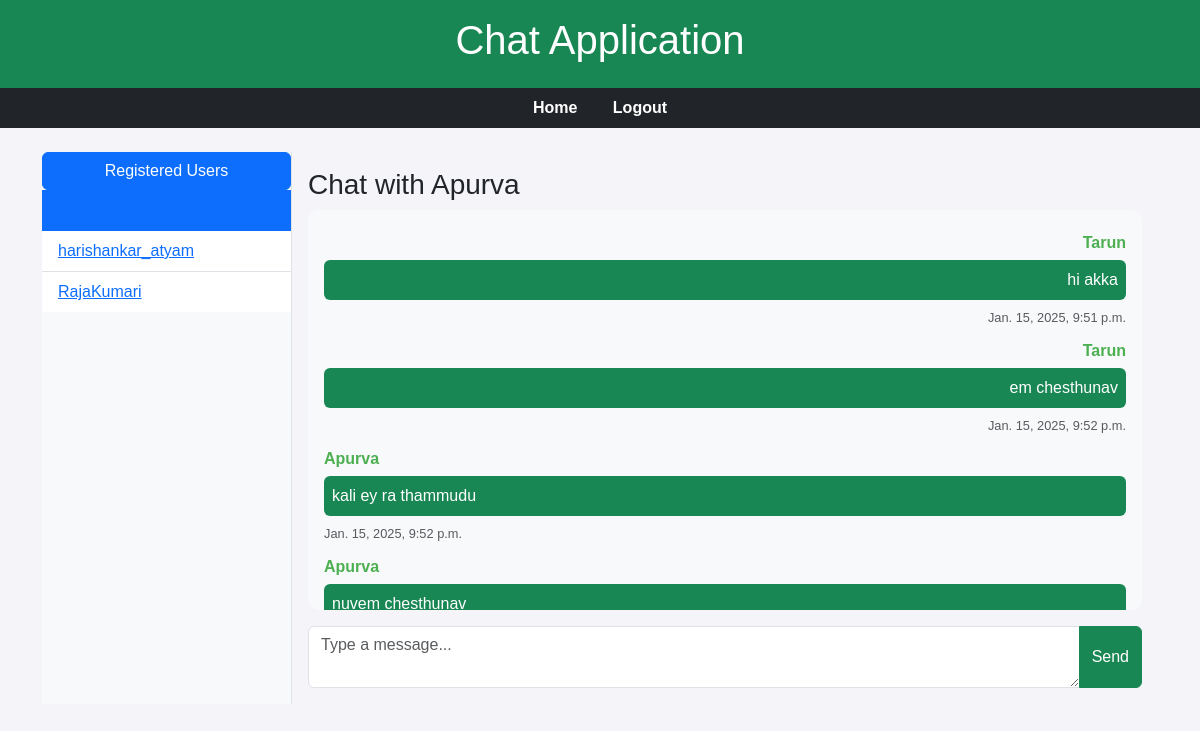
Page /chat/chat/1/ (signed in) on the committed database.
### chat/models.py (models this page shows, shortened)
class Message(models.Model):
    sender = models.ForeignKey(User, related_name='sent_messages', on_delete=models.CASCADE)
    receiver = models.ForeignKey(User, related_name='received_messages', on_delete=models.CASCADE)
    content = models.TextField()
    timestamp = models.DateTimeField(auto_now_add=True)

### chat/views.py (the view)
# urls.py: path('chat/<int:user_id>/', views.chat_window, name='chat_window'),
@login_required
def chat_window(request, user_id):
    receiver = get_object_or_404(User, id=user_id)
    users = User.objects.exclude(id=request.user.id)  # Get all users for the sidebar
    messages = Message.objects.filter(
        (models.Q(sender=request.user) & models.Q(receiver=receiver)) |
        (models.Q(sender=receiver) & models.Q(receiver=request.user))
    ).order_by('timestamp')
    if request.method == 'POST':
        content = request.POST.get('message')
        if content:
            Message.objects.create(sender=request.user, receiver=receiver, content=content)
        return redirect('chat:chat_window', user_id=user_id)
    return render(request, 'chat/chat_window.html', {
        'receiver': receiver,
        'messages': messages,
        'users': users
    })

### chat/templates/chat/chat_window.html (shortened to what this page needs)
{% extends 'chat/base.html' %}
{% load static %}
{% block content %}
<div class="d-flex">
    <div class="bg-light border-end" style="width: 250px;">
        <button class="btn btn-primary w-100" type="button" data-bs-toggle="collapse" data-bs-target="#userList" aria-expanded="true" aria-controls="userList">
            Registered Users
        </button>
        <div class="collapse show" id="userList">
            <ul class="list-group list-group-flush">
                {% for user in users %}
                    <li class="list-group-item {% if user == receiver %}active{% endif %}">
                        <a href="{% url 'chat:chat_window' user.id %}">{{ user.username }}</a>
                    </li>
                {% endfor %}
            </ul>
        </div>
    </div>
    <div class="flex-grow-1 p-3">
        <h3>Chat with {{ receiver.username }}</h3>
        <div class="chat-messages bg-light p-3 mb-3" style="max-height: 400px; overflow-y: auto; border-radius: 10px;">
            {% for message in messages %}
                <div class="message {% if message.sender == user %}text-end{% else %}text-start{% endif %}">
                    <p class="mb-1"><strong>{{ message.sender.username }}</strong></p>
                    <p class="bg-success text-white p-2 rounded">{{ message.content }}</p>
                    <small class="text-muted">{{ message.timestamp }}</small>
                </div>
            {% endfor %}
        </div>
        <form method="POST">
            <div class="input-group">
                <textarea name="message" class="form-control" placeholder="Type a message..." required></textarea>
                <button type="submit" class="btn btn-success">Send</button>
            </div>
        </form>
    </div>
</div>
{% endblock %}

### static/chat/css/styles.css (style rules this page uses)
body { font-family: 'Arial', sans-serif; background-color: #f4f4f9; margin: 0; padding: 0; }
.chat-messages { padding: 15px; max-height: 400px; overflow-y: auto; }
.message { margin-bottom: 10px; }
.message strong { font-size: 1em; color: #4CAF50; }
.message p { margin: 5px 0; }
.message small { font-size: 0.8em; color: #888; }

### rows in the picture
Message: sender.username "Tarun", content "hi akka", timestamp "Jan. 15, 2025, 9:51 p.m."
Message: sender.username "Tarun", content "em chesthunav", timestamp "Jan. 15, 2025, 9:52 p.m."
Message: sender.username "Apurva", content "kali ey ra thammudu", timestamp "Jan. 15, 2025, 9:52 p.m."
Message: sender.username "Apurva", content "nuvem chesthunav"

### other values in the picture
{{ user.username }} "harishankar_atyam"
{{ user.username }} "RajaKumari"
{{ receiver.username }} "Apurva"
